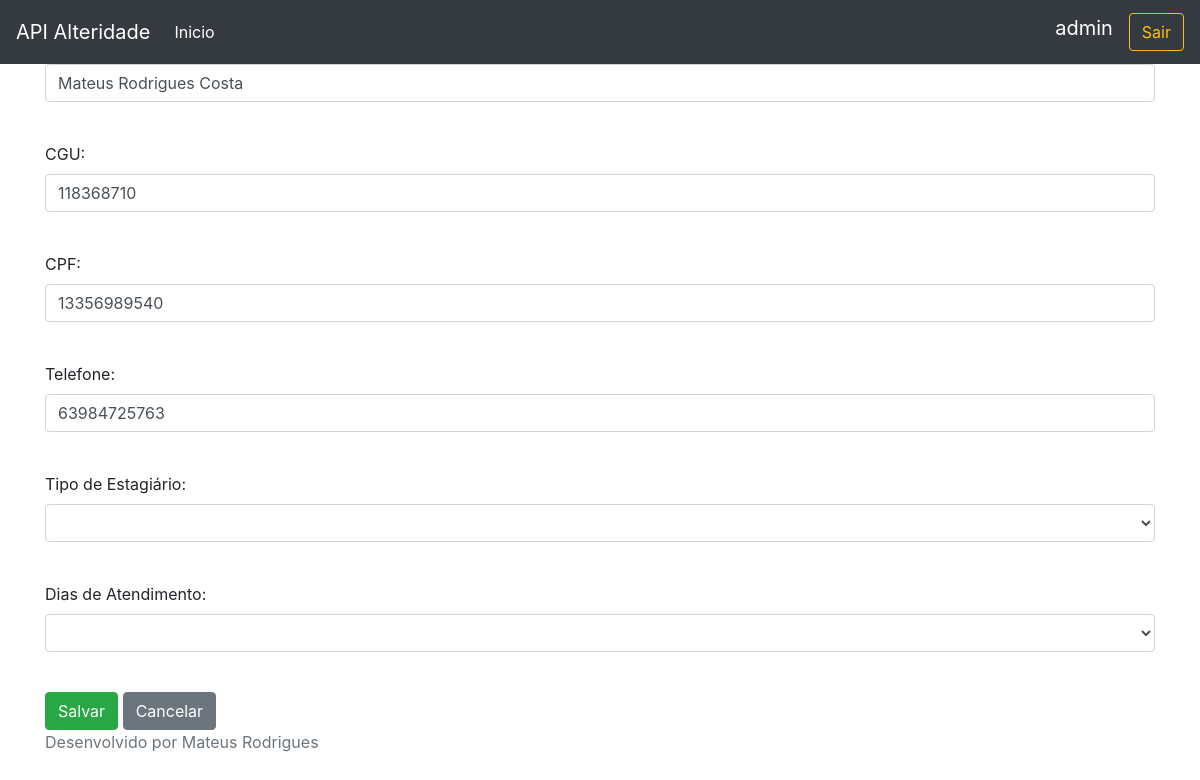
/estagiario/editar/1/ (signed in), run on the app's committed database.
### alteridade/models.py (models this page shows, shortened)
class Estagiario(models.Model):
    nome = models.CharField(max_length=120, default=False)
    cgu = models.CharField(max_length=11, default=False, unique=True)
    cpf = models.CharField(max_length=11, default=False, unique=True)
    telefone = models.CharField(max_length=12, default=False)
    tipoEstagiario = models.IntegerField()
    diasAtendimento = models.ManyToManyField(DiasAtendimento, default='')

### alteridade/views.py (the view)
# urls.py: path('estagiario/editar/<int:id>/',editarEstagiario,name='editar_estagiario'),
@login_required
def editarEstagiario(request,id):
    estagiario= Estagiario.objects.get(pk=id)
    diasAtendimento= DiasAtendimento.objects.all()
    return render(request,'adicionarEstagiario.html',context={'estagiario':estagiario,'diasAtendimento':diasAtendimento})

### alteridade/templates/adicionarEstagiario.html (shortened to what this page needs)
{% extends 'base.html' %}
{% block conteudo %}
<mat-card>
    <mat-card-header><h5 class="text-center">Dados do Estagiário</h5></mat-card-header>
</mat-card>
<form action="/estagiario/salvar" method="post">
    <div class='form-group'>
        <label>Nome:</label>
        <input  class ='form-control' id = 'nome' name='nome' type="text" value='{{estagiario.nome}}' required></input>
    </div>
    <br/>
    <div class='form-group'>
        <label>CGU:</label>
        <input  class ='form-control' id = 'cgu' name='cgu' type="text" value='{{estagiario.cgu}}' required></input>
    </div>
    <br/>
    <div class='form-group'>
        <label>CPF:</label>
        <input  class ='form-control' id = 'cpf' name='cpf' type="text" value='{{estagiario.cpf}}' required></input>
    </div>
    <br/>
    <div class='form-group'>
        <label>Telefone:</label>
        <input  class ='form-control' id = 'telefone' name='telefone' type="text" value='{{estagiario.telefone}}' required></input>
    </div>
    <br/>
    <div class='form-group'>
        <label for="tipoEstagiario">Tipo de Estagiário:</label>
        <select class= 'form-control' id = 'tipoEstagiario' name='tipoEstagiario' value='{{estagiario.tipoEstagiario}}'>
                <option value=""></option>
                <option value="1">Estagiário Curricular</option>
        </select>
    </div>
    <br/>
    <div class='form-group'>
        <label for="autor_anime">Dias de Atendimento:</label>
        <select class= 'form-control' id = 'diasAtendimento' name='diasAtendimento' value='{{diasAtendimento.id}}'>
            <option value=""></option>
            {% for dia in diasAtendimento %}
			    <option value="{{dia.id}}"> {{dia.diaAtendimento}}</option>
			{% endfor %}
        </select>
    </div>
    <br/>
    <button type="submit" class="btn btn-success" role="button">Salvar</button>
    <a href="/estagiario" class="btn btn-secondary"> Cancelar</a>
</form>
{% endblock %}

### alteridade/templates/base.html (shortened to what this page needs)
<!doctype html>
<html lang="en">
  <head>
    <link rel="stylesheet" href="https://maxcdn.bootstrapcdn.com/bootstrap/4.0.0/css/bootstrap.min.css">
    <link rel="stylesheet" href="https://getbootstrap.com/docs/4.0/examples/sticky-footer-navbar/sticky-footer-navbar.css" />
  </head>
  <body>
    <header>
      <nav class="navbar navbar-expand-md navbar-dark fixed-top bg-dark">
        <a class="navbar-brand" href="#">
          API Alteridade
        </a>
        <div class="collapse navbar-collapse" id="navbarCollapse">
          <ul class="navbar-nav mr-auto">
            <li class="nav-item">
              <a class="nav-link" href="/index"><font color='#fff'>Inicio</font></a>
            </li>
            </ul>
            <label class="navbar-brand">{{request.user}}</label>
	          <a class="btn btn-outline-warning my-2 my-sm-0" href="/">Sair</a>
        </div>
      </nav>
    </header>
    <main role="main" class="container">
        {% block conteudo %}
        {% endblock %}
    </main>
    <footer class="footer">
      <div class="container">
        <span class="text-muted">Desenvolvido por Mateus Rodrigues</span>
      </div>
    </footer>
  </body>
</html>

### data on the page
Estagiario: nome "Mateus Rodrigues Costa", cgu "118368710", cpf "13356989540", telefone "63984725763"

### other printed values
{{ request.user }} "admin"
